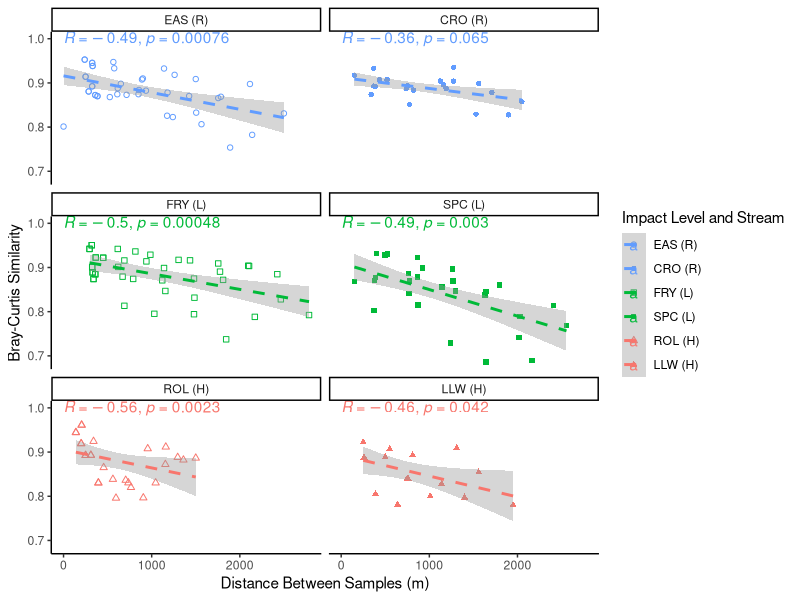
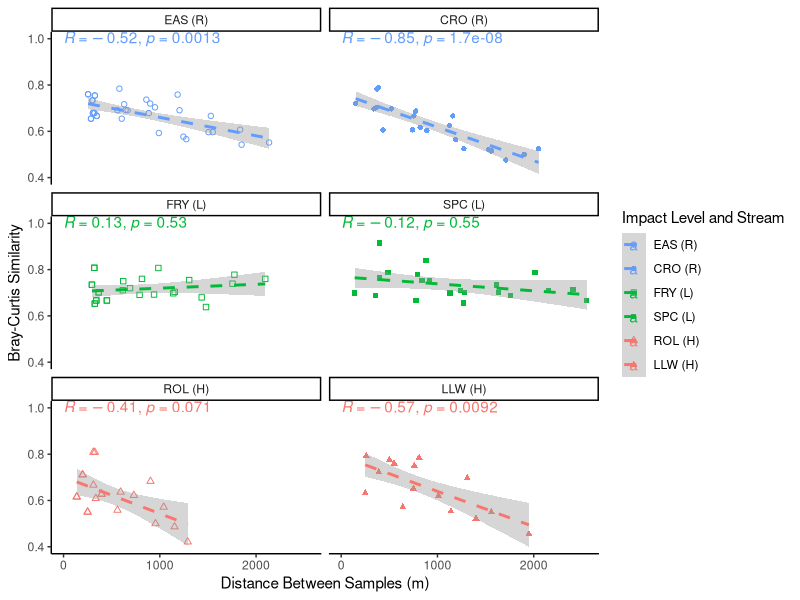
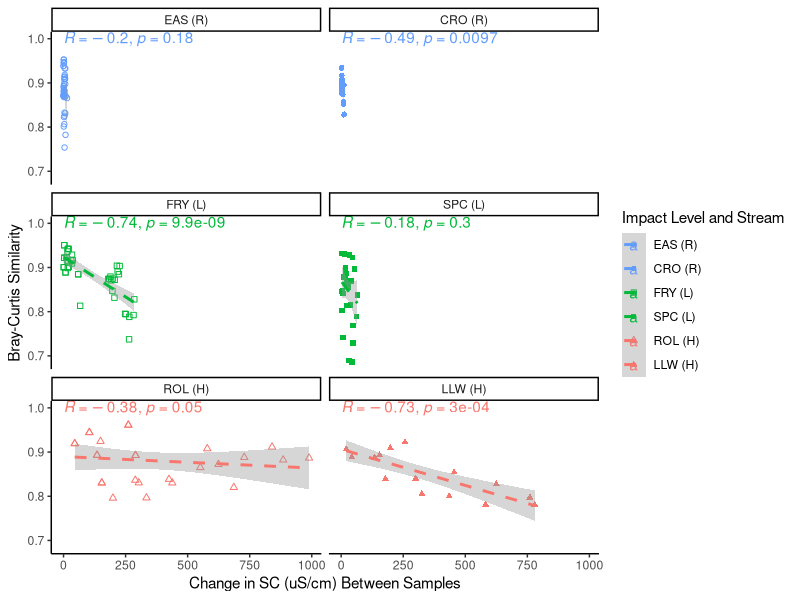
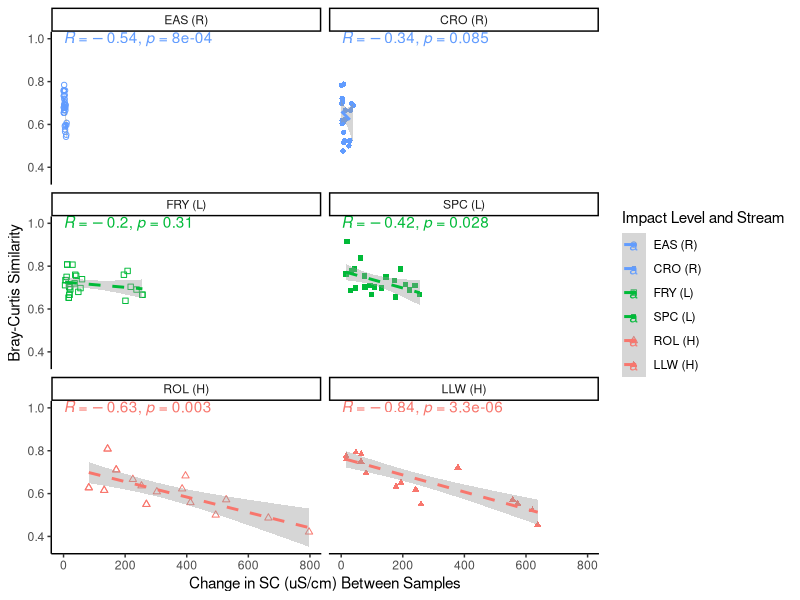
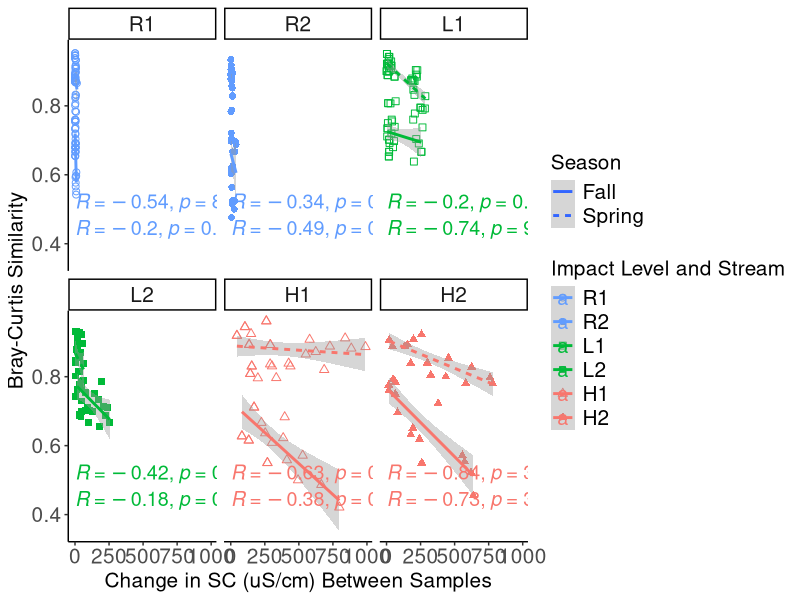
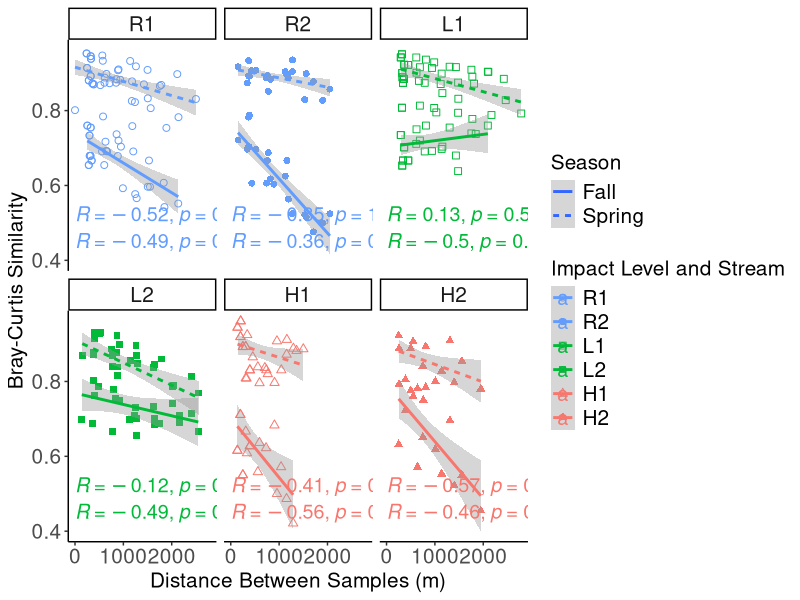
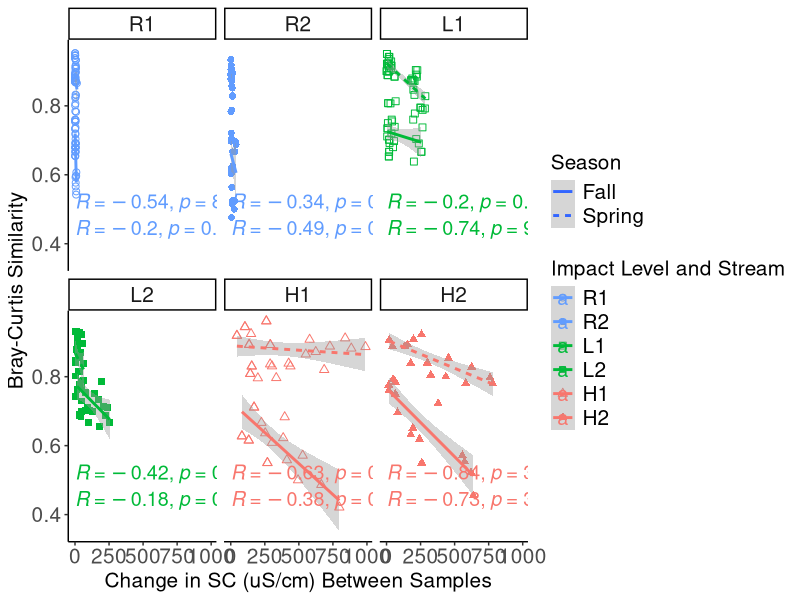
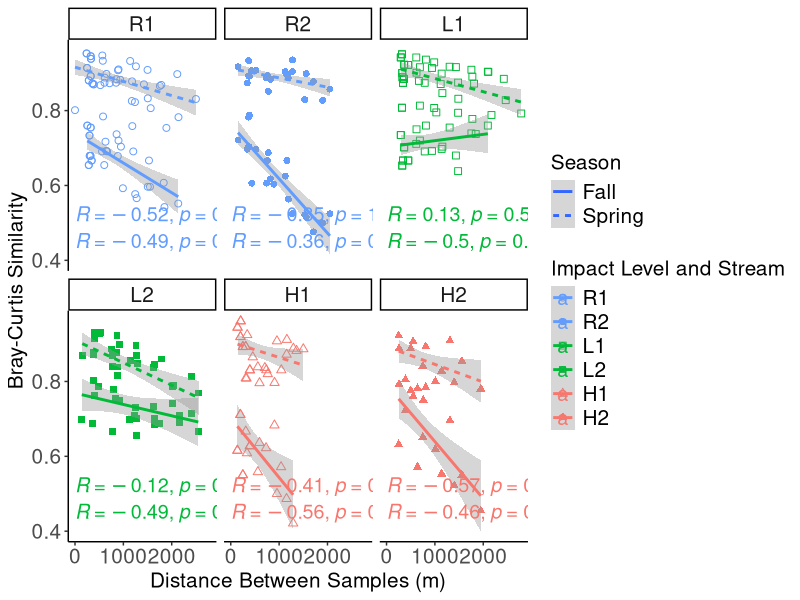

R code for these plots, in order:
## ---- chunk 1
knitr::opts_chunk$set(echo = TRUE)
## ---- chunk 2
library(tidyverse)
library(ggpubr)
## ---- chunk 3
Similar <- read_csv("Similarity.taxachange.csv")
Similar$group <- factor(Similar$Stream, levels = c("EAS (R)", "CRO (R)", "FRY (L)", "SPC (L)", "ROL (H)", "LLW (H)"))

Similar.s <- read_csv("Similarity.taxachange.csv") %>%
  filter(Season == "Spring")
Similar.s$group <- factor(Similar.s$Stream, levels = c("EAS (R)", "CRO (R)", "FRY (L)", "SPC (L)", "ROL (H)", "LLW (H)"))

Similar.f <- read_csv("Similarity.taxachange.csv") %>%
  filter(Season == "Fall")
Similar.f$group <- factor(Similar.f$Stream, levels = c("EAS (R)", "CRO (R)", "FRY (L)", "SPC (L)", "ROL (H)", "LLW (H)"))
## ---- chunk 4
sim.dis.s <- Similar.s %>% ggplot(aes(x=dis.simm , y=SIM.b, color = group, shape = group))+
  geom_point()  +
  facet_wrap("group", nrow = 3) +
  stat_smooth(method = "lm", linetype = 2) +
  stat_cor(method = "spearman", label.x = 0, label.y = 1) +
 scale_colour_manual(name = "Impact Level and Stream",
                      values = c("#619CFF", "#619CFF", "#00BA38", "#00BA38","#F8766D", "#F8766D")) +
  scale_shape_manual(name = "Impact Level and Stream",
                     values = c(1, 16, 0, 15, 2, 17))+
  theme_classic()+
  xlab("Distance Between Samples (m)") + # (uS/cm)
  ylab("Bray-Curtis Similarity") 

sim.dis.s 

sim.dis.f <- Similar.f %>% ggplot(aes(x=dis.simm , y=SIM.b, color = group, shape = group))+
  geom_point()  +
  facet_wrap("group", nrow = 3) +
  stat_smooth(method = "lm", linetype = 2) +
  stat_cor(method = "spearman", label.x = 0, label.y = 1) +
 scale_colour_manual(name = "Impact Level and Stream",
                      values = c("#619CFF", "#619CFF", "#00BA38", "#00BA38","#F8766D", "#F8766D")) +
  scale_shape_manual(name = "Impact Level and Stream",
                     values = c(1, 16, 0, 15, 2, 17))+
  theme_classic()+
  xlab("Distance Between Samples (m)") + # (uS/cm)
  ylab("Bray-Curtis Similarity") 

sim.dis.f
## ---- chunk 5
sim.sc.s <- Similar.s %>% ggplot(aes(x=sc.delt , y=SIM.b, color = group, shape = group))+
  geom_point()  +
  facet_wrap("group", nrow = 3) +
  stat_smooth(method = "lm", linetype = 2) +
  stat_cor(method = "spearman", label.x = 0, label.y = 1) +
 scale_colour_manual(name = "Impact Level and Stream",
                      values = c("#619CFF", "#619CFF", "#00BA38", "#00BA38","#F8766D", "#F8766D")) +
  scale_shape_manual(name = "Impact Level and Stream",
                     values = c(1, 16, 0, 15, 2, 17))+
  theme_classic()+
  xlab("Change in SC (uS/cm) Between Samples") + 
  ylab("Bray-Curtis Similarity") 

sim.sc.s 

sim.sc.f <- Similar.f %>% ggplot(aes(x=sc.delt , y=SIM.b, color = group, shape = group))+
  geom_point()  +
  facet_wrap("group", nrow = 3) +
  stat_smooth(method = "lm", linetype = 2) +
  stat_cor(method = "spearman", label.x = 0, label.y = 1) +
 scale_colour_manual(name = "Impact Level and Stream",
                      values = c("#619CFF", "#619CFF", "#00BA38", "#00BA38","#F8766D", "#F8766D")) +
  scale_shape_manual(name = "Impact Level and Stream",
                     values = c(1, 16, 0, 15, 2, 17))+
  theme_classic()+
  xlab("Change in SC (uS/cm) Between Samples") + 
  ylab("Bray-Curtis Similarity") 

sim.sc.f
## ---- chunk 6
stream_names <- list('EAS (R)' = "R1",
  "CRO (R)" = "R2",
  "FRY (L)" = "L1",
  "SPC (L)" = "L2",
  "ROL (H)" = "H1",
  "LLW (H)" = "H2" )
stream_labeller <- function(variable,value){
  return(stream_names[value])
}

sim.sc <- Similar %>% ggplot(aes(x=sc.delt , y=SIM.b, shape = group, color = group, group = Season, linetype = Season))+
  geom_point(size = 2)  +
  facet_wrap(. ~ group, labeller = stream_labeller) +
  stat_smooth(method = "lm") +
  stat_cor(method = "spearman",label.y.npc = 0.2, size = 5) +
 scale_colour_manual(name = "Impact Level and Stream",
                      values = c("#619CFF", "#619CFF", "#00BA38", "#00BA38","#F8766D", "#F8766D"),
                     labels = c("R1","R2","L1", "L2","H1","H2")) +
   scale_shape_manual(name = "Impact Level and Stream",
                     values = c(1, 16, 0, 15, 2, 17), labels = c("R1","R2","L1", "L2","H1","H2"))+
  theme_classic()+
  xlab("Change in SC (uS/cm) Between Samples") + 
  ylab("Bray-Curtis Similarity") +
   theme( axis.title.x =element_text(size = 15), axis.text.x = element_text(size = 15),
        axis.title.y =element_text(size = 15), axis.text.y  = element_text(size = 15),
        strip.text.x = element_text(size = 15), 
        legend.text=element_text(size=15), legend.title=element_text(size=15)) 

sim.sc 

png("sim.sc .png",  width= 700, height = 600)
plot(sim.sc)
dev.off()

sim.dis <- Similar %>% ggplot(aes(x=dis.simm , y=SIM.b, shape = group, color = group, group = Season, linetype = Season))+
  geom_point(size = 2)  +
  facet_wrap(. ~ group, labeller = stream_labeller) +
  stat_smooth(method = "lm") +
  stat_cor(method = "spearman",label.y.npc = 0.2, size = 5) +
  scale_shape_manual(name = "Impact Level and Stream", 
                      values = c(1, 16, 0, 15, 2, 17), 
                      labels = c("R1","R2","L1", "L2","H1","H2"))+
  scale_colour_manual(name = "Impact Level and Stream",
                      values = c("#619CFF", "#619CFF", "#00BA38", "#00BA38","#F8766D", "#F8766D"),
                     labels = c("R1","R2","L1", "L2","H1","H2")) +
  theme_classic()+
  xlab("Distance Between Samples (m)") +
  ylab("Bray-Curtis Similarity") +
   theme( axis.title.x =element_text(size = 15), axis.text.x = element_text(size = 15),
        axis.title.y =element_text(size = 15), axis.text.y  = element_text(size = 15),
        strip.text.x = element_text(size = 15), 
        legend.text=element_text(size=15), legend.title=element_text(size=15)) 

sim.dis

png("sim.dis.png", width= 700, height = 600)
plot(sim.dis)
dev.off()
